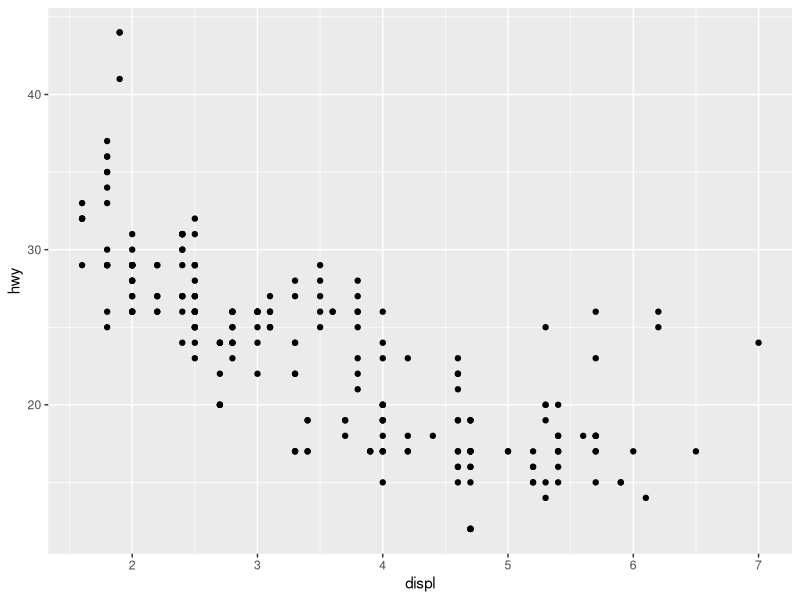
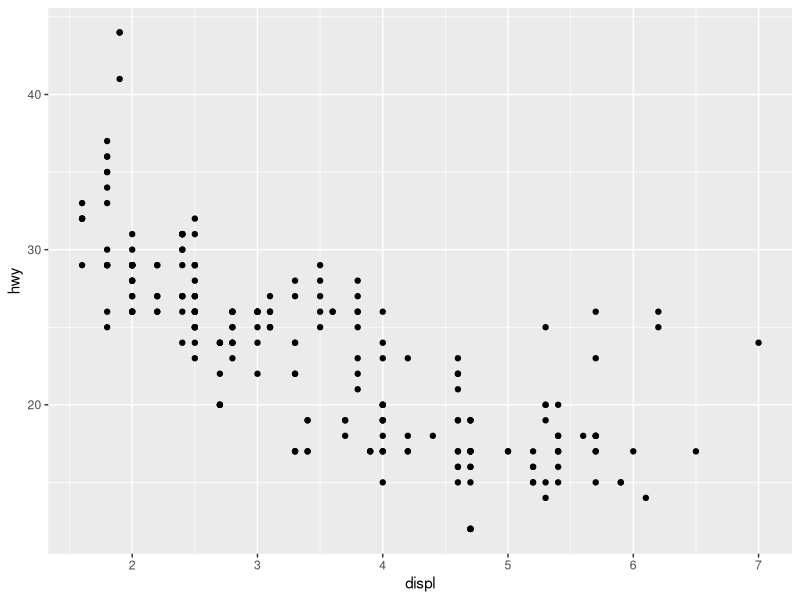
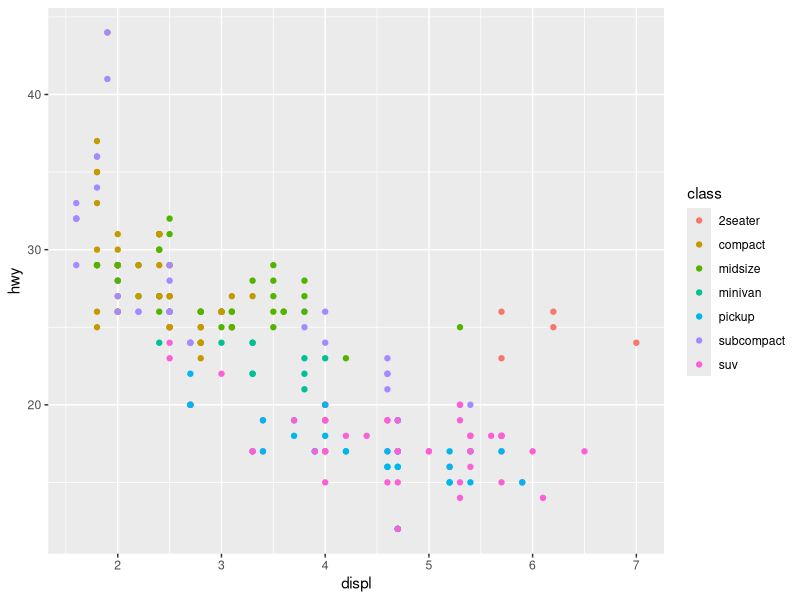
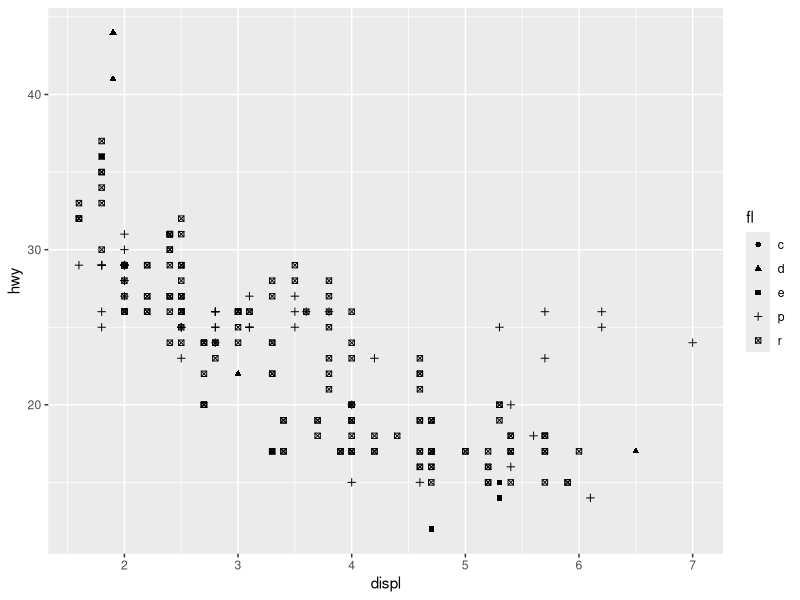
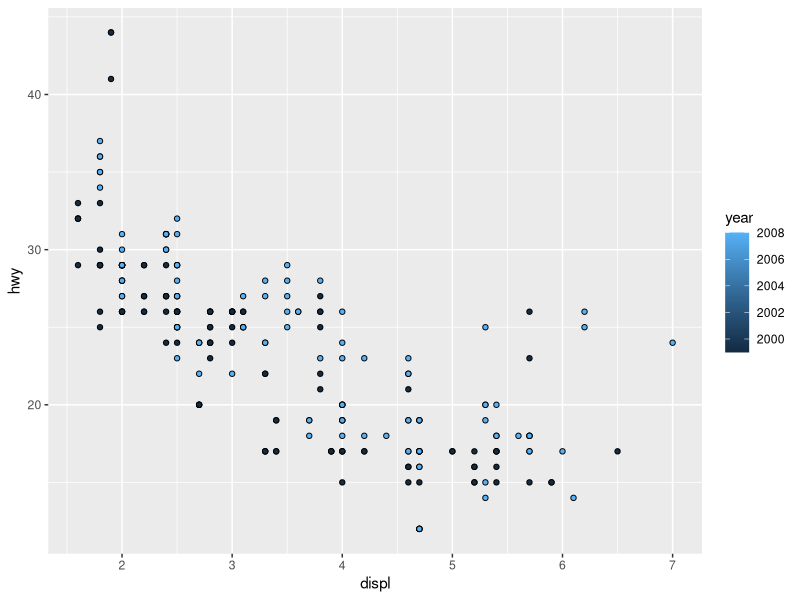
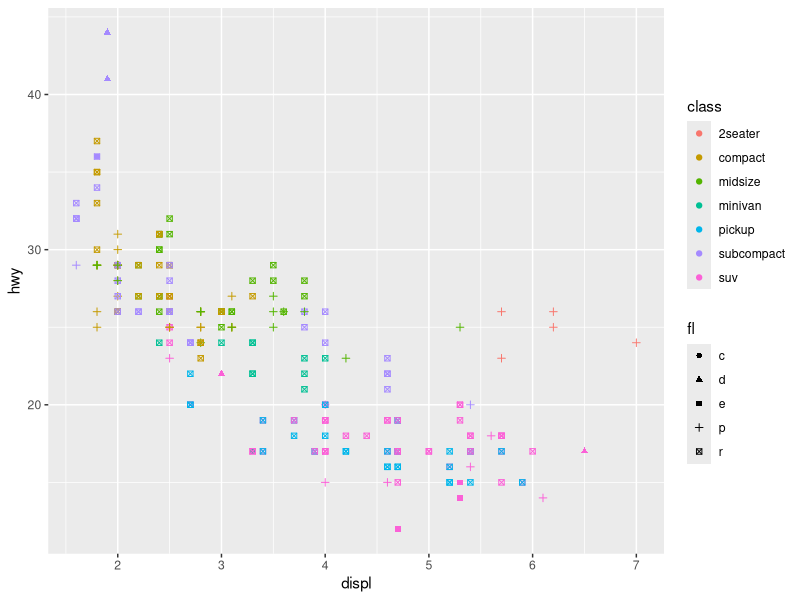
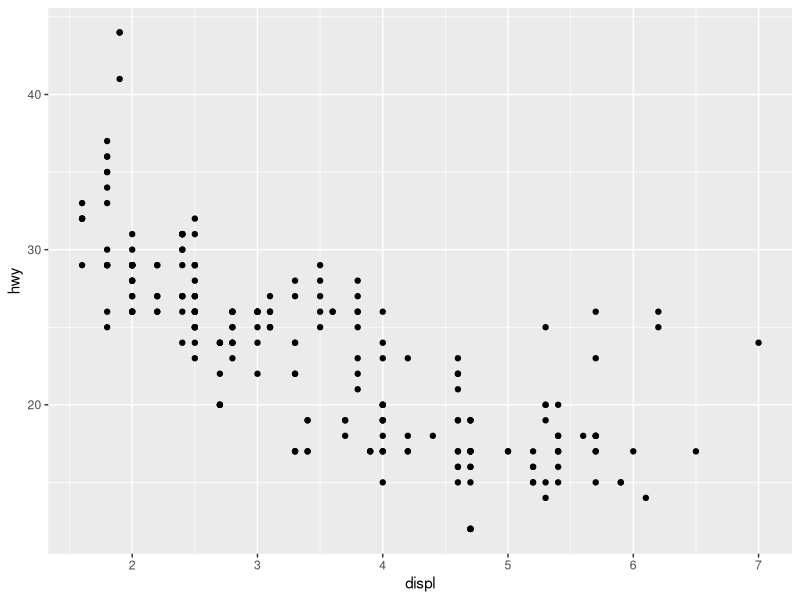
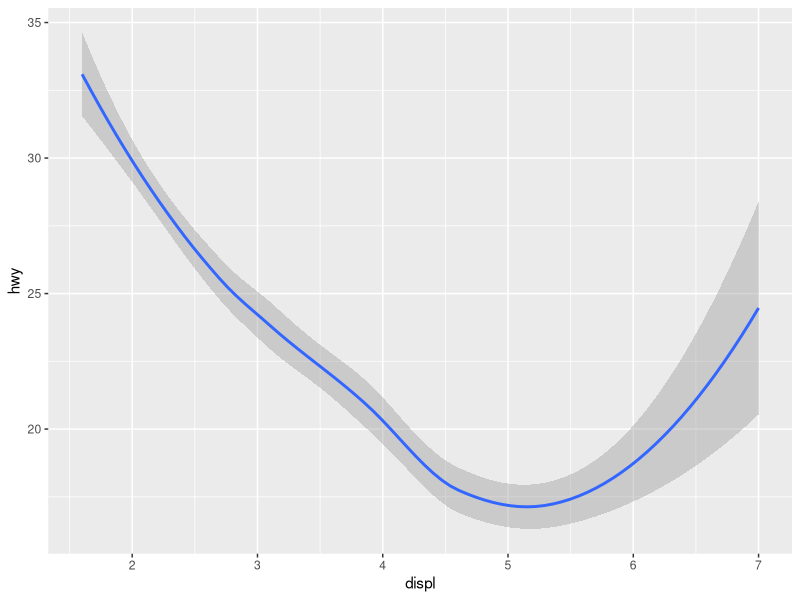

Write R code to recreate these figures, in order.
## ---- chunk 1
knitr::opts_chunk$set(echo = TRUE) # , eval = FALSE
## ---- chunk 2
library(tidyverse)
## ---- chunk 3
mpg
## ---- chunk 4
ggplot(data = mpg) +
  aes(x = displ, y = hwy) +
  geom_point()
## ---- chunk 5
ggplot(data = mpg) +
  aes(x = displ, y = hwy) +
  geom_point()
## ---- chunk 6
ggplot(data = mpg) +
  aes(x = displ, y = hwy, colour = class) + 
  geom_point()
## ---- chunk 7
ggplot(data = mpg) +
  aes(x = displ, y = hwy, shape = fl) + 
  geom_point()
## ---- chunk 8
ggplot(data = mpg) +
  aes(x = displ, y = hwy, fill = year) + 
  geom_point(shape = 21)
## ---- chunk 9
ggplot(data = mpg) +
  aes(x = displ, y = hwy, colour = class, shape = fl) + 
  geom_point()
## ---- chunk 10
ggplot(data = mpg) +
  aes(x = displ, y = hwy) + 
  geom_point()

ggplot(data = mpg) +
  aes(x = displ, y = hwy) + 
  geom_smooth()
## ---- chunk 11
ggplot(data = mpg) +
  aes(x = displ, y = hwy) + 
  geom_point(aes(colour = cyl)) + 
  # Default smoother is LOESS
  geom_smooth() +
  geom_smooth(method = "lm", colour = "red")
## ---- chunk 12
ggplot(data = mpg) +
  aes(x = displ, y = hwy, colour = class) + 
  geom_point() +
  facet_wrap(~ fl, nrow = 2)
## ---- chunk 13
ggplot(data = mpg) +
  aes(x = displ, y = cty, colour = class) + 
  geom_point() +
  facet_grid(drv ~ cyl)
